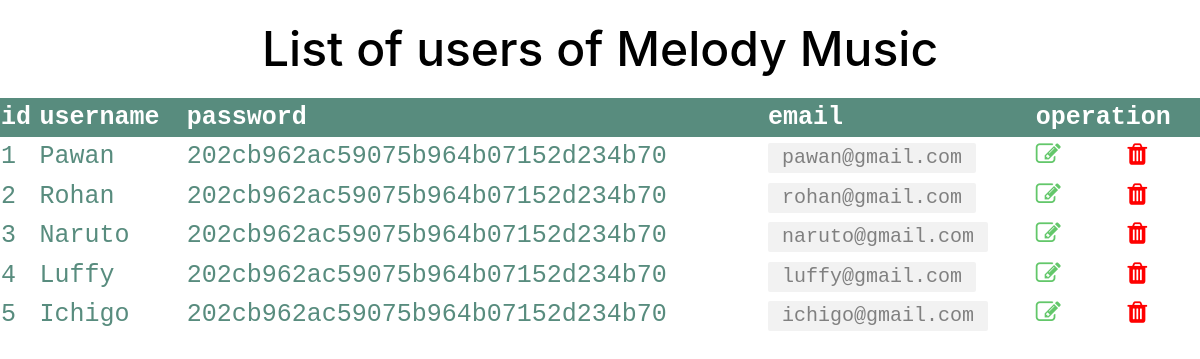
Screenshot of /user-database-table-2.php with the database file from the repository.
### tables this page shows
CREATE TABLE `users` (
  `id` int(11) NOT NULL,
  `username` varchar(255) NOT NULL,
  `email` varchar(255) NOT NULL,
  `password` varchar(255) NOT NULL,
  `password_1` varchar(255) NOT NULL,
  `password_2` varchar(255) NOT NULL,
  `date` date NOT NULL DEFAULT current_timestamp(),
  `time` time NOT NULL DEFAULT current_timestamp()
);

### user-database-table-2.php (the view, shortened to what this page needs)
<!DOCTYPE html>
<html lang="en">
<head>
    <?php include 'link.php'; ?>
</head>
<body>
<div class="main-div">
    <h1>List of users of Melody Music</h1>
    <div class="center-div">
        <div class="table-responsive">
            <table>
                <thead>
                    <tr>
                        <th>id</th>
                        <th>username</th>
                        <th>password</th>
                        <th>email</th>
                        <th colspan="2" >operation</th>
                    </tr>
                </thead>
                <?php
                    include 'connection.php';
                    $selectquery = " select * from users ";
                    $query = mysqli_query($con,$selectquery);
                    while($res = mysqli_fetch_array($query)){
                ?>
                <tr>
                    <td><?php echo $res['id']; ?> </td>
                    <td><?php echo $res['username']; ?> </td>
                    <td><?php echo $res['password']; ?> </td>
                    <td> <span class="email-style" > <?php echo $res['email']; ?></span></td>
                    <td> <a href="updates.php?id=<?php echo $res['id']; ?>" data-toggle="tooltip" data-placement="bottom" title="Update"><i class="fa fa-edit" aria-hidden="true"></i></a></td>
                    <td><a href="delete.php?id=<?php echo $res['id']; ?>" data-toggle="tooltip" data-placement="bottom" title="Delete"><i class="fa fa-trash" aria-hidden="true"></i></a></td>
                </tr>
                <?php
                }
                ?>
            </table>
        </div>
    </div>
</div>
</body>
</html>

### link.php (shortened to what this page needs)
<link rel="stylesheet" href="https://maxcdn.bootstrapcdn.com/bootstrap/4.4.1/css/bootstrap.min.css">
<link rel="stylesheet" href="https://cdnjs.cloudflare.com/ajax/libs/font-awesome/4.7.0/css/font-awesome.min.css" />

### user-database-table-2.php (style rules this page uses)
table { border-collapse: collapse; width: 100%; color: #588c7e; font-family: monospace; font-size: 25px; text-align: left; }
h1 { font-size: 48px; color: #000; text-align: center; margin-top: 20px; margin-bottom: 20px; }
th { background-color: #588c7e; color: white; }
.fa-edit { color: #63c76a; }
.fa-trash { color: #ff0000; }
.email-style { font-size: 20px; color:grey; display: inline-block; background: #f2f2f2; -webkit-border-radius: 2px; -moz-border-radius: 2px; border-radius: 2px; line-height: 30px; padding: 0 14px; }

### rows the page displays
users: id "1", username "Pawan", password "202cb962ac59075b964b07152d234b70", email "pawan@gmail.com"
users: id "2", username "Rohan", password "202cb962ac59075b964b07152d234b70", email "rohan@gmail.com"
users: id "3", username "Naruto", password "202cb962ac59075b964b07152d234b70", email "naruto@gmail.com"
users: id "4", username "Luffy", password "202cb962ac59075b964b07152d234b70", email "luffy@gmail.com"
users: id "5", username "Ichigo", password "202cb962ac59075b964b07152d234b70", email "ichigo@gmail.com"
